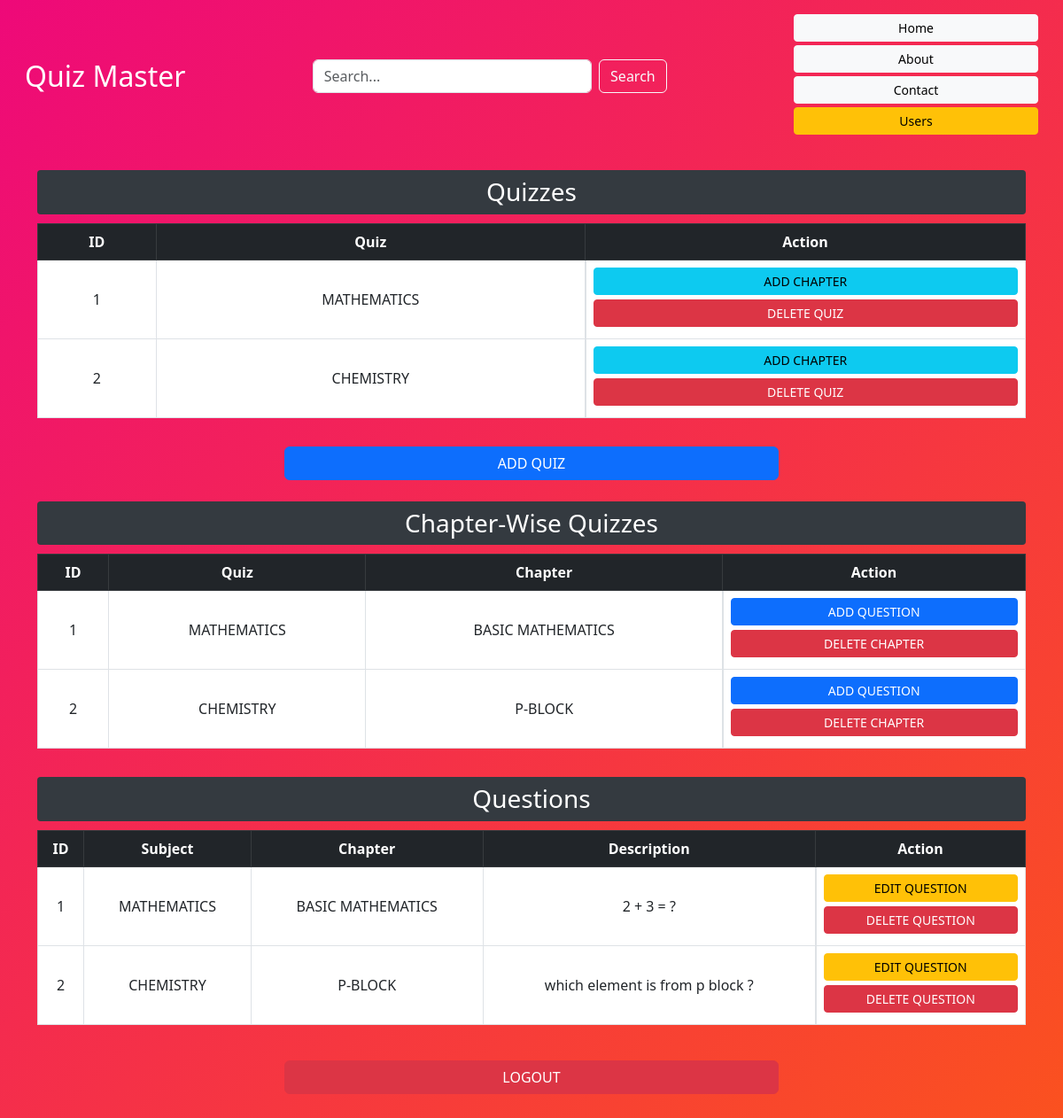
The app's page /admin/dashboard (signed in) with its own data.
### app.py (models this page shows)
class Quiz(db.Model):
    id = db.Column(db.Integer, primary_key=True)
    title = db.Column(db.String(100), nullable=False)
    created_at = db.Column(db.DateTime, default=datetime.utcnow)
    chapters = db.relationship('Chapter', backref='quiz', lazy=True, cascade='all, delete-orphan')

class Chapter(db.Model):
    id = db.Column(db.Integer, primary_key=True)
    title = db.Column(db.String(50), nullable=False)
    quiz_id = db.Column(db.Integer, db.ForeignKey('quiz.id'), nullable=False)
    created_at = db.Column(db.DateTime, default=datetime.utcnow)

class Question(db.Model):
    id = db.Column(db.Integer, primary_key=True)
    quiz_id = db.Column(db.Integer, db.ForeignKey('quiz.id'), nullable=False)
    chapter_id = db.Column(db.Integer, db.ForeignKey('chapter.id'), nullable=False)
    question_statement = db.Column(db.Text, nullable=True)
    question_image = db.Column(db.String(200), nullable=True)
    option_1 = db.Column(db.String(200), nullable=False)
    option_2 = db.Column(db.String(200), nullable=False)
    option_3 = db.Column(db.String(200), nullable=False)
    option_4 = db.Column(db.String(200), nullable=False)
    correct_option = db.Column(db.Integer, nullable=False)
    explanation = db.Column(db.Text, nullable=True)
    created_at = db.Column(db.DateTime, default=datetime.utcnow)
    quiz = db.relationship('Quiz', backref='questions')
    chapter = db.relationship('Chapter', backref='questions')

### app.py (the view)
@app.route('/admin/dashboard')
@admin_required
def admin_dashboard():
    search_query = request.args.get('search', '').strip().lower()
    if search_query:
        quizzes = Quiz.query.filter(Quiz.title.ilike(f'%{search_query}%')).all()
    else:
        quizzes = Quiz.query.all()
    chapters = Chapter.query.filter(Chapter.quiz_id.in_([q.id for q in quizzes])).all() if quizzes else []
    questions = Question.query.filter(Question.quiz_id.in_([q.id for q in quizzes])).all() if quizzes else []
    return render_template('admin_dashboard.html', quizzes=quizzes, chapters=chapters, questions=questions, search_query=search_query)

### app.py (called while the page is built)
def admin_required(f):
    @wraps(f)
    def decorated_function(*args, **kwargs):
        if 'admin_id' not in session:
            flash('Admin access required.', 'danger')
            return redirect(url_for('admin_login'))
        return f(*args, **kwargs)
    return decorated_function

### templates/admin_dashboard.html (shortened to what this page needs)
<!DOCTYPE html>
<html lang="en">
<head>
  <link href="https://cdn.jsdelivr.net/npm/bootstrap@5.3.0/dist/css/bootstrap.min.css" rel="stylesheet">
</head>
<body>
  <header class="p-3">
    <div class="container-fluid d-flex flex-wrap justify-content-between align-items-center">
      <h2 class="mb-2 mb-md-0">Quiz Master</h2>
      <form class="d-flex mx-3 flex-grow-1" role="search" style="max-width:400px;">
        <input type="text" class="form-control me-2" name="search" value="{{ search_query }}" placeholder="Search...">
        <button class="btn btn-outline-light" type="submit">Search</button>
      </form>
      <nav class="mt-2 mt-md-0">
        <a href="/" class="btn btn-light btn-sm me-2 mb-1">Home</a>
        <a href="/about" class="btn btn-light btn-sm me-2 mb-1">About</a>
        <a href="/contact" class="btn btn-light btn-sm me-2 mb-1">Contact</a>
        <a href="/admin/users" class="btn btn-warning btn-sm mb-1">Users</a>
      </nav>
    </div>
  </header>
  <div class="container card-container">
    <h3 class="section-title">Quizzes</h3>
    <div class="table-responsive mb-3">
      <table class="table table-bordered align-middle text-center">
        <thead class="table-dark">
          <tr>
            <th>ID</th>
            <th>Quiz</th>
            <th>Action</th>
          </tr>
        </thead>
        <tbody>
          {% for quiz in quizzes %}
          <tr>
            <td>{{ quiz.id }}</td>
            <td>{{ quiz.title }}</td>
            <td class="d-flex flex-column align-items-center">
              <a href="/add/chapter/{{ quiz.id }}" class="btn btn-info btn-sm">ADD CHAPTER</a>
              <a href="/delete/quiz/{{ quiz.id }}" class="btn btn-danger btn-sm">DELETE QUIZ</a>
            </td>
          </tr>
          {% endfor %}
        </tbody>
      </table>
    </div>
    <div class="text-center mb-4">
      <a href="/add/quiz" class="btn btn-primary w-50">ADD QUIZ</a>
    </div>
    <h3 class="section-title">Chapter-Wise Quizzes</h3>
    <div class="table-responsive mb-3">
      <table class="table table-bordered align-middle text-center">
        <thead class="table-dark">
          <tr>
            <th>ID</th>
            <th>Quiz</th>
            <th>Chapter</th>
            <th>Action</th>
          </tr>
        </thead>
        <tbody>
          {% for chapter in chapters %}
          <tr>
            <td>{{ chapter.id }}</td>
            <td>{{ chapter.quiz.title }}</td>
            <td>{{ chapter.title }}</td>
            <td class="d-flex flex-column align-items-center">
              <a href="/add/question/{{ chapter.quiz.id }}/{{ chapter.id }}" class="btn btn-primary btn-sm">ADD QUESTION</a>
              <a href="/delete/chapter/{{ chapter.id }}" class="btn btn-danger btn-sm">DELETE CHAPTER</a>
            </td>
          </tr>
          {% endfor %}
        </tbody>
      </table>
    </div>
    <h3 class="section-title">Questions</h3>
    <div class="table-responsive mb-3">
      <table class="table table-bordered align-middle text-center">
        <thead class="table-dark">
          <tr>
            <th>ID</th>
            <th>Subject</th>
            <th>Chapter</th>
            <th>Description</th>
            <th>Action</th>
          </tr>
        </thead>
        <tbody>
          {% for question in questions %}
          <tr>
            <td>{{ question.id }}</td>
            <td>{{ question.quiz.title }}</td>
            <td>{{ question.chapter.title }}</td>
            <td>{{ question.question_statement }}</td>
            <td class="d-flex flex-column align-items-center">
              <a href="/edit/question/{{ question.id }}" class="btn btn-warning btn-sm">EDIT QUESTION</a>
              <a href="/delete/question/{{ question.id }}" class="btn btn-danger btn-sm">DELETE QUESTION</a>
            </td>
          </tr>
          {% endfor %}
        </tbody>
      </table>
    </div>
    <div class="text-center mt-4 mb-5">
      <a href="/admin/login" class="btn btn-danger w-50">LOGOUT</a>
    </div>
  </div>
</body>
</html>

### templates/admin_dashboard.html (style rules this page uses)
body { min-height: 100vh; background: linear-gradient(-45deg, #6a11cb, #2575fc, #ff6a00, #ee0979); background-size: 400% 400%; animation: gradientBG 12s ease infinite; }
header h2 { color: white; }
.card-container { margin-top: 20px; }
.btn-sm { width: 100%; margin-bottom: 5px; }
.section-title { color: #fff; background-color: #343a40; padding: 8px; border-radius: 4px; margin-bottom: 10px; text-align: center; }

### records on screen
Quiz: id "1", title "MATHEMATICS"
Quiz: id "2", title "CHEMISTRY"
Chapter: id "1", quiz "MATHEMATICS", title "BASIC MATHEMATICS"
Chapter: id "2", quiz "CHEMISTRY", title "P-BLOCK"
Question: id "1", quiz "MATHEMATICS", chapter "BASIC MATHEMATICS", question_statement "2 + 3 = ?"
Question: id "2", quiz "CHEMISTRY", chapter "P-BLOCK", question_statement "which element is from p block ?"
